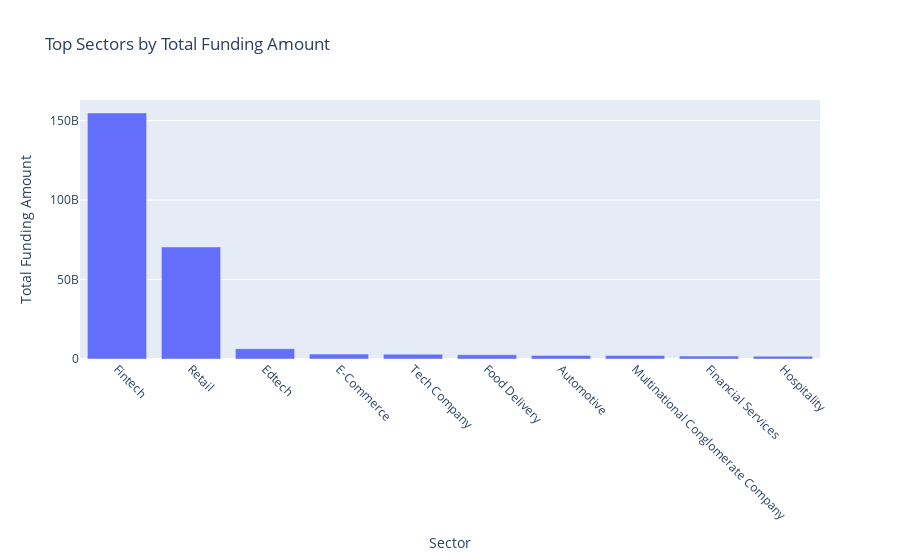

Notebook code for this chart:
### Markdown cell above
2. Sector Analysis:
Which sectors have received the most funding, and how does the funding distribution vary across sectors?

### Code cell
# Calculate total funding amount for each sector
total_funding_by_sector = df_combined.groupby('Sector')['Amount'].sum().reset_index()

# Sort the sectors by total funding amount in descending order
total_funding_by_sector = total_funding_by_sector.sort_values('Amount', ascending=False)

# Print the top sectors by total funding amount
print("Top Sectors by Total Funding Amount:")
print(total_funding_by_sector.head(10))

# Visualize the funding distribution across sectors
fig = px.bar(total_funding_by_sector.head(10), x='Sector', y='Amount',
             title='Top Sectors by Total Funding Amount',
             labels={'Sector': 'Sector', 'Amount': 'Total Funding Amount'})

# Rotate the x-axis tick labels
fig.update_xaxes(tickangle=45)

# Show the plot
fig.show()

### Figure 1 — Plotly figure (JSON) as saved in the notebook; plotly's stock layout.template omitted (floating-point values rounded to 4 significant figures)
{"data": [{"alignmentgroup": "True", "hovertemplate": "Sector=%{x}<br>Total Funding Amount=%{y}<extra></extra>", "legendgroup": "", "marker": {"color": "#636efa", "pattern": {"shape": ""}}, "name": "", "offsetgroup": "", "orientation": "v", "showlegend": false, "textposition": "auto", "type": "bar", "x": ["Fintech", "Retail", "Edtech", "E-Commerce", "Tech Company", "Food Delivery", "Automotive", "Multinational Conglomerate Company", "Financial Services", "Hospitality"], "xaxis": "x", "y": [154874078900, 70547430000, 6495994730, 3087002000, 3028700000, 2675300000, 2272564846, 2200000000, 1826480000, 1733930000], "yaxis": "y"}], "layout": {"barmode": "relative", "legend": {"tracegroupgap": 0}, "title": {"text": "Top Sectors by Total Funding Amount"}, "xaxis": {"anchor": "y", "domain": [0, 1], "tickangle": 45, "title": {"text": "Sector"}}, "yaxis": {"anchor": "x", "domain": [0, 1], "title": {"text": "Total Funding Amount"}}}}
